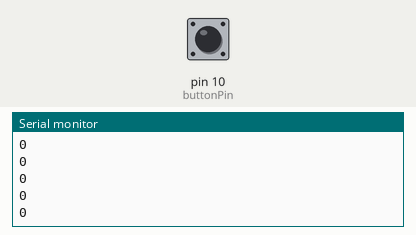
This sketch was run on a simulated Arduino Uno, built with avr-gcc and run on an emulated ATmega328P. Shown: the last lines printed to the serial monitor. The inputs (shaded band) are chosen by the test bench; at power-on: pin 10 (buttonPin) LOW.

Above: at 1.2 s.
1.3 s: pin 10 (buttonPin) pulled HIGH for 0.15 s
At 2.3 s:
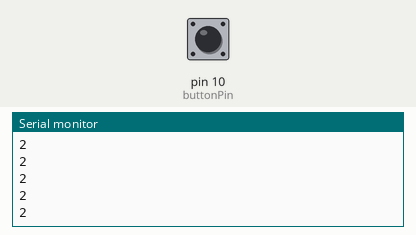
2.9 s: pin 10 (buttonPin) pulled HIGH for 1 s
At 3.81 s:
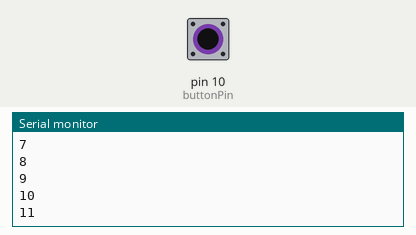
5.4 s: pin 10 (buttonPin) pulled HIGH for 0.15 s
At 5.9 s:
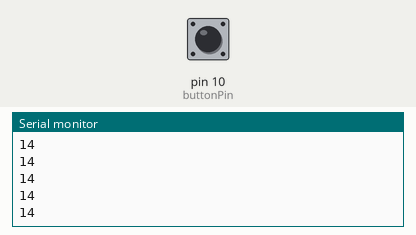
Timing chart, 0 to 8.4 s (numbered marks = the images above; inputs shaded):
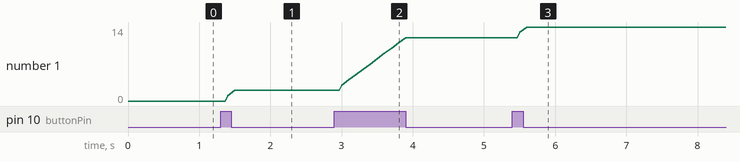

The sketch:

button_test.ino
```cpp
int serialData;
const int buttonPin = 10;
int i;
int buttonState = 0;
void setup() {
  // put your setup code here, to run once:
Serial.begin(9600);
 pinMode(buttonPin, INPUT);
 Serial.write('Started');
}

void loop() {
     int sensorValue = digitalRead(buttonPin);


     if(sensorValue == HIGH){
      i++;
      delay(100);
     }
      Serial.println(i);

}
```

Measured:
- after the input at 1.3 s, the serial monitor: prints a new line after 0.10 s (image 1)
- after the input at 2.9 s, the serial monitor: prints a new line after 0.10 s (image 2)
- after the input at 5.4 s, the serial monitor: prints a new line after 0.10 s (image 3)
- plotted number 1: 0 → 2 after the input at 1.3 s, 2 → 12 after the input at 2.9 s, 12 → 14 after the input at 5.4 s
